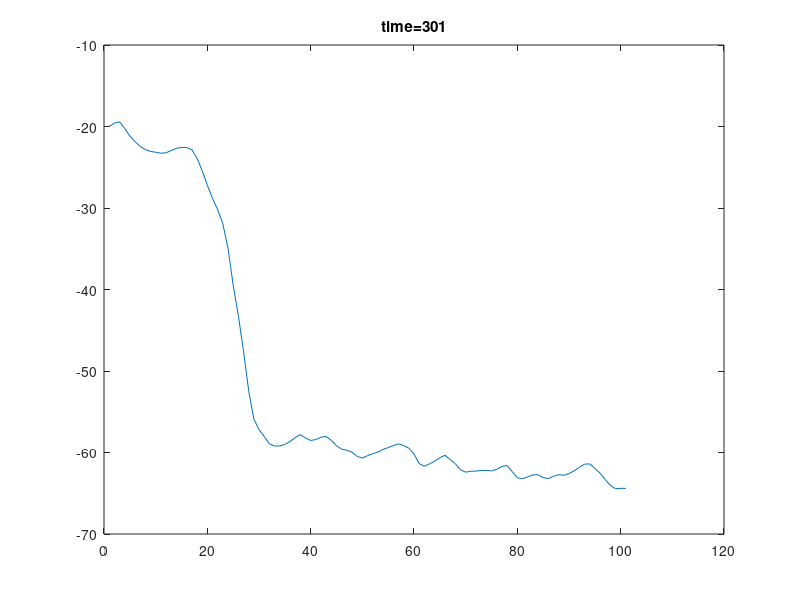

Write MATLAB code to recreate this figure.
function [  ] = Richard1Dv27()
% 1D Richards equation with Dirichlet/Neumann boundary condition 
% h based Richards equation
%
% First edition: Weix 21/04/2017 
%
% point type 0: normal 
%  		  	 1: Dirichlet BC
%		  	 2: Neuman BC 
% 
% TODO BD inside. for now Neumann BC can only placed in the boundary
% update vesrion v2.3: to get rid of fdmGrid class.
%                      change the way points are calculated
% update vesrion v2.5: Updata Neumann boundary condition and the way nodes
%                      are accessed.(step 1. scan all inner point and indentify if they are 
%                      next to BC point. step 2.scan all outer boundary point)
% update vesrion v2.5.2: add support to permeability field.
% update vesrion v2.7: improve readibility and flexibility (sacrefice some performance)
%                      Compared to v2.5. all nodes are scaned at one time
%                      then identidy its type and neighbour.

tic
%% Grid structure Initial
lengthZ=100;
deltaZ=1;

nZ=lengthZ/deltaZ+1;    %number of Z index total 

Z=[0:deltaZ:lengthZ]';

h=zeros(nZ,1);
nodeIndex=zeros(nZ,1);

Ks=permeabilityField(Z)*0.01;
%% costumize initial value and BC

%option 1 dbc
%     nodeIndex(2:end-1)=1:nZ-2;
%     h=ones(nZ,1).*-60;
% 
%     ifdbcNode(1)=1;
%     h(1)=-20;
% 
%     % ifdbcNode(end)=1;
%     h(end)=-60;
%     
%     ifNbc=logical(zeros(nZ,1));     %no Neumann BC

%option 2 dbc + nbc
    nodeIndex(2:end)=1:nZ-1;
    h=ones(nZ,1).*-60;
    
    ifdbcNode=logical(zeros(nZ,1)); 
    ifdbcNode(1)=1;
    h(1)=-20;

    ifNbc=logical(zeros(nZ,1));         %default zero flux
    ifNbc(end)=1;
    % nbcValue=2;       certain flux


%% solver setup
lengthTime=300;
deltaTime=1;
nTime=lengthTime/deltaTime+1;

% Iteration setup
nMaxIteration=1000;
miniIteError=0.01;


%% MAIN
nNode=length(nodeIndex(nodeIndex~=0));

for t=1:nTime
      
    h_PreviousTime= h;
    for k=1:nMaxIteration 
        
        h0=h;
        
        [A,B] = PicardFdm(h_PreviousTime);
        hFree=A\(-B);
                
        h(find(nodeIndex))=hFree;       %pay extra attention to ordering
        
        sseIte=sum((h(:)-h0(:)).^2);
        if sqrt(sseIte)<miniIteError 
            break 
        end
        
    end
    
    TheataRecord(:,:,t)=h;

end


toc
    
figure(1)
% plot(H_init);

for t=1:nTime
    plot(TheataRecord(:,:,t))
    title(sprintf('time=%i',t))
    drawnow
    frame(t)=getframe;
    
end





% Ax+b=0 function Nest function to avoild passing many variables

    function [A,B] = PicardFdm(Value_PreviousTime)

        A=speye(length(nNode));
        B=zeros(length(nNode),1);
        
        C=theataDifFunc(h);
%         K=kFunc(h);
        K=kFieldFunc(h,Ks);

        for iz=1:nZ
            indexCenter=nodeIndex(iz);
            
            if indexCenter==0;      %is NOT a free node with index number
               continue

           %TODO this is wrong As NBC location (0 flux direction) need to be found.
            elseif    ifNbc(iz)==1  
                
                if iz==1        % a top NBC point               
                   indexUp=0;       
                   indexDown=nodeIndex(iz+1);

                   %  Forge a up ghost point 
                   nbcValue=0;  
                   hUp=  h(iz+1)- 2* deltaZ* nbcValue; %TODO NBCvalue free control
                   
                   hDown=h(iz+1);     

                   kHalfDown =(K(iz,1)+K(iz+1,1))/2;       
                   kHalfUp=kHalfDown; %approximation 
                   cCenter=C(iz,1);    
                   
                elseif iz==nZ       %if a bottom NBC point
                   indexUp=nodeIndex(iz-1);     
                   indexDown=0;              
                   
                   hUp=h(iz-1);
                   
                   % Forge a down ghost point 
                   nbcValue=-0;  
                   hDown=  h(indexUp)- 2* deltaZ* nbcValue; %TODO NBCvalue

                   kHalfUp   =(K(iz,1)+K(iz-1,1))/2;
                   kHalfDown =kHalfUp;       %approximation        
                   cCenter=C(iz,1); 
                else
                    error('innier Neumann BC point not support yet')
                end            
            else        % if Normal inner point
                                        
               indexUp=nodeIndex(iz-1);
               indexDown=nodeIndex(iz+1);
               hUp=h(iz-1);
               hDown=h(iz+1);     
               
                kHalfUp   =(K(iz,1)+K(iz-1,1))/2;
                kHalfDown =(K(iz,1)+K(iz+1,1))/2;
                cCenter=C(iz,1);
            end   

                wUp   = -kHalfUp  ./  deltaZ^2;
                wDown = -kHalfDown./  deltaZ^2;

                wCenter=cCenter/deltaTime-wUp-wDown;

                b=(kHalfDown-kHalfUp)/ deltaZ- Value_PreviousTime(iz,1)*cCenter/deltaTime;

                %modify if neighbours are DBC points           
                b=b + wUp * hUp * ~indexUp...
                    + +wDown * hDown * ~indexDown;
                
                if indexUp>0 A(indexCenter,indexUp)=wUp; end
                if indexDown>0 A(indexCenter,indexDown)=wDown; end

                A(indexCenter,indexCenter)=wCenter;
                B(indexCenter,1)=b;
        end
    end

end 



function theata=theataFunc(h)
theataS=0.287;
theataR=0.075;
alpha=1.611e6;
beta=3.96;

result=alpha.*(theataS-theataR)/(alpha+abs(h).^beta)+theataR;
end

function theataDif=theataDifFunc(h)
theata_s=0.287;
theata_r=0.075;
alpha=1.611e6;
beta=3.96;

theataDif=-alpha.*(theata_s-theata_r).*-1.*(alpha+abs(h).^beta).^(-2).*abs(h).^(beta-1);

end

function result=kFunc(h)
rho=1.175e6;
r=4.74;
k_s=0.00944;

result=k_s.*rho./(rho+abs(h).^r);
end

function result=kFieldFunc(h,ks)
% h and k must be the same sizes
rho=1.175e6;
r=4.74;

result=ks.*rho./(rho+abs(h).^r);
end




function Ks=permeabilityField(X)
% pointCoordinate=[X(:),Z(:)];
lenscale=10; %larger number means less stochastic field. Thus less smooth.
[nX,dimX]=size(X);

%calculate distance matrix
distance = pdist(X);
distanceMatrix = squareform(distance);

%calculate covariance matrix
covMatrix=exp(-distanceMatrix./lenscale);    

% KL decomposition on covariance matrix via SVD/eigen decomposition
% [klBasis,klEigenValue] = eigs(covMatrix,nY*nX); 
[klBasis,klEigenValue,~] = svds(covMatrix,nX); 


% [nKlBasis,~]=sizes(klBasis);


%Generate independent normal samples 
seed=100;
rng(seed);
sample= randn(nX,1);

%make multivariate Gaussian distributions with samples. zero mean.
%Covariance specified though KL basis.
Ks=klBasis*sqrt(klEigenValue)*sample;
% Ks=reshape(Ks,nY,nX);

% a log (multi) normal permeability field
Ks=exp(Ks);

end

